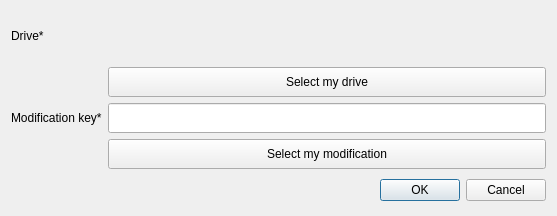
<?xml version="1.0" encoding="UTF-8"?>
<ui version="4.0">
 <class>CancelModificationDialog</class>
 <widget class="QDialog" name="CancelModificationDialog">
  <property name="geometry">
   <rect>
    <x>0</x>
    <y>0</y>
    <width>557</width>
    <height>216</height>
   </rect>
  </property>
  <property name="windowTitle">
   <string>Dialog</string>
  </property>
  <layout class="QVBoxLayout" name="verticalLayout">
   <item>
    <layout class="QGridLayout" name="gridLayout">
     <item row="2" column="1">
      <widget class="QLineEdit" name="m_modificationKey">
       <property name="minimumSize">
        <size>
         <width>0</width>
         <height>30</height>
        </size>
       </property>
       <property name="maximumSize">
        <size>
         <width>16777215</width>
         <height>30</height>
        </size>
       </property>
      </widget>
     </item>
     <item row="3" column="1">
      <widget class="QPushButton" name="m_selectModification">
       <property name="minimumSize">
        <size>
         <width>0</width>
         <height>30</height>
        </size>
       </property>
       <property name="maximumSize">
        <size>
         <width>16777215</width>
         <height>30</height>
        </size>
       </property>
       <property name="text">
        <string>Select my modification</string>
       </property>
      </widget>
     </item>
     <item row="0" column="0">
      <widget class="QLabel" name="label">
       <property name="text">
        <string>Drive*</string>
       </property>
      </widget>
     </item>
     <item row="1" column="1">
      <widget class="QPushButton" name="m_selectDrive">
       <property name="minimumSize">
        <size>
         <width>0</width>
         <height>30</height>
        </size>
       </property>
       <property name="maximumSize">
        <size>
         <width>16777215</width>
         <height>30</height>
        </size>
       </property>
       <property name="text">
        <string>Select my drive</string>
       </property>
      </widget>
     </item>
     <item row="2" column="0">
      <widget class="QLabel" name="label_2">
       <property name="text">
        <string>Modification key*</string>
       </property>
      </widget>
     </item>
     <item row="4" column="1">
      <widget class="QDialogButtonBox" name="buttonBox">
       <property name="minimumSize">
        <size>
         <width>0</width>
         <height>30</height>
        </size>
       </property>
       <property name="maximumSize">
        <size>
         <width>16777215</width>
         <height>30</height>
        </size>
       </property>
       <property name="orientation">
        <enum>Qt::Horizontal</enum>
       </property>
       <property name="standardButtons">
        <set>QDialogButtonBox::Cancel|QDialogButtonBox::Ok</set>
       </property>
      </widget>
     </item>
    </layout>
   </item>
  </layout>
 </widget>
 <resources/>
 <connections>
  <connection>
   <sender>buttonBox</sender>
   <signal>accepted()</signal>
   <receiver>CancelModificationDialog</receiver>
   <slot>accept()</slot>
   <hints>
    <hint type="sourcelabel">
     <x>248</x>
     <y>254</y>
    </hint>
    <hint type="destinationlabel">
     <x>157</x>
     <y>274</y>
    </hint>
   </hints>
  </connection>
  <connection>
   <sender>buttonBox</sender>
   <signal>rejected()</signal>
   <receiver>CancelModificationDialog</receiver>
   <slot>reject()</slot>
   <hints>
    <hint type="sourcelabel">
     <x>316</x>
     <y>260</y>
    </hint>
    <hint type="destinationlabel">
     <x>286</x>
     <y>274</y>
    </hint>
   </hints>
  </connection>
 </connections>
</ui>
